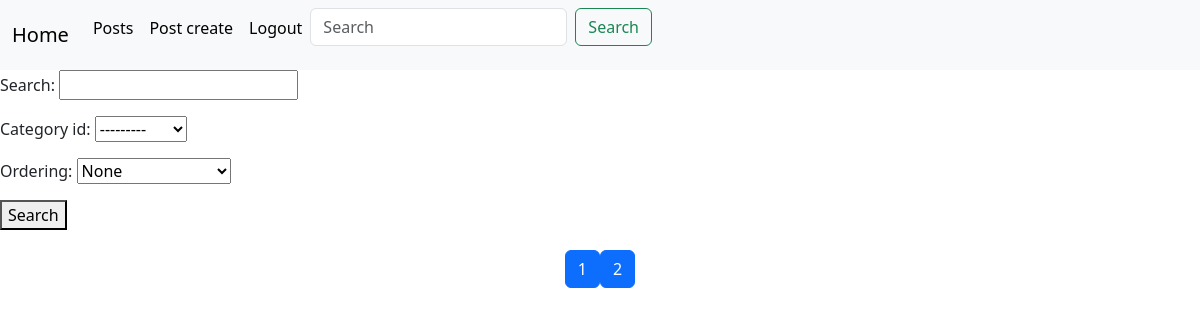
Before: /posts/?page=3 (signed in) with the older database file.
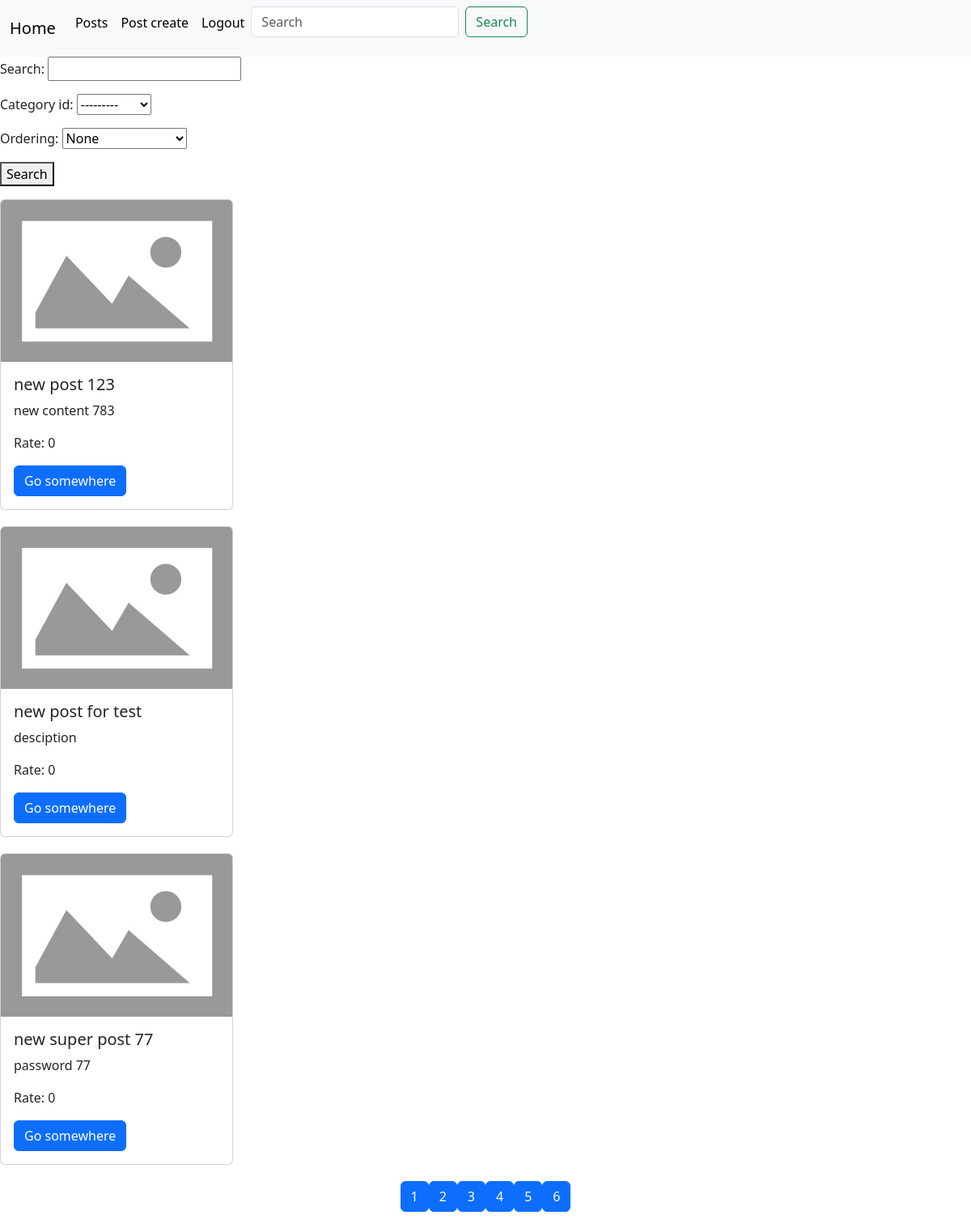
After: the same page with the newer database file.
### posts/models.py (models this page shows, shortened)
class Post(models.Model):
    image = models.ImageField(null=True, blank=True, upload_to="posts")
    title = models.CharField(max_length=256)
    content = models.CharField(max_length=456)
    rate = models.IntegerField(default=0, null=True)
    created_at = models.DateTimeField(auto_now_add=True, null=True)
    updated_at = models.DateTimeField(auto_now=True, null=True)
    category = models.ForeignKey(Category, on_delete=models.CASCADE, null=True)
    tags = models.ManyToManyField(Tag)

### posts/views.py (the view)
# urls.py: path("posts/", post_list_view),
@login_required(login_url="/login")
def post_list_view(request):
     limit = 3
     if request.method == "GET":
          form = SearchForm()
          posts = Post.objects.all()
          search = request.GET.get("search")
          category_id = request.GET.get("category_id")
          ordering = request.GET.get("ordering")
          page = request.GET.get("page", 1)
          if search:
               posts = posts.filter(Q(title__icontains=search) | Q(content__icontains=search))
          if category_id:
               posts = posts.filter(category_id=int(category_id))
          if ordering:
               posts = posts.order_by(ordering)
          max_pages = posts.count() / limit
          if round(max_pages) < max_pages:
               max_pages = round(max_pages + 1)
          else:
               max_pages = round(max_pages)
          start = (int(page) - 1) * limit
          end = int(page) * limit
          posts = posts[start:end]
          return render(request, "posts/post_list.html", context={'posts': posts, "form": form, "max_pages": range(1, max_pages + 1)})

### posts/forms.py
class SearchForm(forms.Form):
    search = forms.CharField(required=False)
    category_id = forms.ModelChoiceField(queryset=Category.objects.all(), required=False)
    orderings = (
        ("rate", "Rate"),
        ("-rate", "Rate (desc)"),
        ("created_at", "Created at"),
        ("-created_at", "Created at (desc)"),
        ("updated_at", "Updated at"),
        ("-updated_at", "Updated at (desc)"),
        (None, None)
    )
    ordering = forms.ChoiceField(choices=orderings, required=False)

### posts/models.py (called while the page is built)
    def __str__(self):
        return f"{self.name}"

### templates/posts/post_list.html
{% extends 'base.html' %}
{% load static %}
{% block content %}
<form action="" method="get" enctype="multipart/form-data">
    {{ form.as_p }}
    <button type="submit"><Search>Search</button>
</form>
  {% for post in posts %}
  <div class="card" style="width: 18rem; margin-bottom: 20px;">
    {% if post.image %}
      <img src="{{ post.image.url }}" class="card-img-top" alt="Post image">
    {% else %}
      <img src="{% static 'placeholder.png' %}" class="card-img-top" alt="No image">
    {% endif %}
    <div class="card-body">
      <h5 class="card-title">{{ post.title }}</h5>
      <p class="card-text">{{ post.content }}</p>
      <p class="card-text">Rate: {{ post.rate }}</p>
      <a href="/posts/{{ post.id }}" class="btn btn-primary">Go somewhere</a>
    </div>
  </div>
  {% endfor %}
<div style="display: flex;justify-content: center; margin-top: 20px;margin-bottom: 20px;">
        {% for i in max_pages %}
            <a href="/posts/?page={{ i }}" class="btn btn-primary">
                {{ i }}
            </a>
        {% endfor %}
</div>
{% endblock %}

### templates/base.html (shortened to what this page needs)
    <link rel="stylesheet" href="https://cdn.jsdelivr.net/npm/bootstrap@5.3.3/dist/css/bootstrap.min.css">
<nav class="navbar navbar-expand-lg bg-body-tertiary">
  <div class="container-fluid">
    <a class="navbar-brand" href="/">Home</a>
    <div class="collapse navbar-collapse" id="navbarSupportedContent">
      <ul class="navbar-nav me-auto mb-2 mb-lg-0">
        {% if request.user.is_authenticated %}
        <li class="nav-item">
          <a class="nav-link active" aria-current="page" href="/posts/">Posts</a>
        </li>
        <li class="nav-item">
          <a class="nav-link active" aria-current="page" href="/posts/create">Post create</a>
        </li>
          <li class="nav-item">
          <a class="nav-link active" aria-current="page" href="/logout">Logout</a>
        </li>
      {% endif %}
      <form class="d-flex" role="search">
        <input class="form-control me-2" type="search" placeholder="Search" aria-label="Search"/>
        <button class="btn btn-outline-success" type="submit">Search</button>
      </form>
    </div>
  </div>
</nav>
<body>
    {% block content %}
    {% endblock %}
</body>

Changed rows visible on the page:
added Post: title "new post 123", content "new content 783", rate "0"
added Post: title "new post for test", content "desciption", rate "0"
added Post: title "new super post 77", content "password 77", rate "0"
Other visible differences:
new list line: "3"
new list line: "4"
new list line: "5"
new list line: "6"
